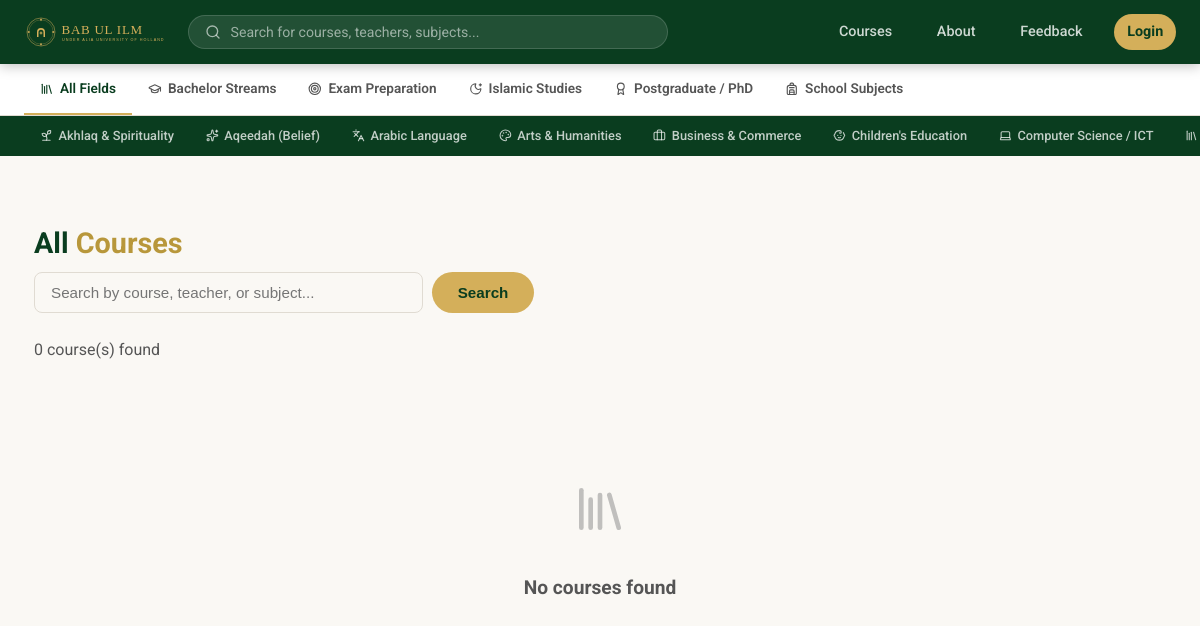
/courses.php, run on the app's committed database.
### tables this page shows
CREATE TABLE IF NOT EXISTS fields_of_study (
    id   INT UNSIGNED AUTO_INCREMENT PRIMARY KEY,
    name VARCHAR(100) NOT NULL,
    icon VARCHAR(30)
);

CREATE TABLE IF NOT EXISTS subjects (
    id                INT UNSIGNED AUTO_INCREMENT PRIMARY KEY,
    field_of_study_id INT UNSIGNED NULL,
    name              VARCHAR(100) NOT NULL,
    icon              VARCHAR(30),
    FOREIGN KEY (field_of_study_id) REFERENCES fields_of_study(id) ON DELETE SET NULL
);

### courses.php (the view, shortened to what this page needs)
<?php
require_once __DIR__ . '/db.php';
$user = auth();
$subjectId = (int) ($_GET['subject'] ?? 0);
$fieldId   = (int) ($_GET['field'] ?? 0);
$q = trim($_GET['q'] ?? '');
$fieldsOfStudy = $pdo->query('SELECT * FROM fields_of_study ORDER BY name')->fetchAll();
$subjects = $pdo->query(
    $fieldId > 0
        ? 'SELECT * FROM subjects WHERE field_of_study_id = ' . (int) $fieldId . ' ORDER BY name'
        : 'SELECT * FROM subjects ORDER BY name'
)->fetchAll();
$courseSelect = "c.*, COALESCE(u.display_name, u.name) AS teacher_name, s.name AS subject_name, s.icon AS subject_icon,
            (SELECT COUNT(*) FROM enrollments e WHERE e.course_id = c.id) AS student_count,
            (SELECT COUNT(*) FROM lessons l WHERE l.course_id = c.id) AS lesson_count,
            (SELECT COALESCE(SUM(duration_minutes),0) FROM lessons l WHERE l.course_id = c.id) AS total_minutes,
            (SELECT COUNT(*) FROM course_reviews r WHERE r.course_id = c.id) AS review_count,
            (SELECT COALESCE(AVG(rating),0) FROM course_reviews r WHERE r.course_id = c.id) AS avg_rating";
$sql = "SELECT $courseSelect
        FROM courses c
        JOIN users u ON u.id = c.teacher_id
        LEFT JOIN subjects s ON s.id = c.subject_id
        WHERE c.is_published = 1 AND c.moderation_status = 'approved'";
$params = [];
$sql .= ' ORDER BY c.created_at DESC';
$stmt = $pdo->prepare($sql);
$stmt->execute($params);
$courses = $stmt->fetchAll();
$rankedByStudents = $courses;
usort($rankedByStudents, fn($a, $b) => (int) $b['student_count'] - (int) $a['student_count']);
$bestsellerIds = array_column(array_filter(array_slice($rankedByStudents, 0, 3), fn($c) => (int) $c['student_count'] > 0), 'id');
?>
<!DOCTYPE html>
<html lang="en">
<head>
<link rel="stylesheet" href="style.css">
</head>
<body>
<nav class="navbar">
    <a class="nav-brand" href="index.php"><img src="assets/lockup-gold.svg" alt="<?= e(SITE_NAME) ?>" class="nav-logo"></a>
    <form class="nav-search" action="courses.php" method="get">
        <i data-lucide="search" class="lucide-icon"></i>
        <input type="text" name="q" placeholder="Search for courses, teachers, subjects..." value="<?= e($q) ?>">
    </form>
    <div class="nav-links">
        <a href="courses.php">Courses</a>
        <a href="about.php">About</a>
        <a href="feedback.php">Feedback</a>
        <?php if ($user): ?>
            <a href="chat.php">Messages</a>
            <?php if (($user['role'] ?? '') === 'teacher'): ?><a href="add-course.php">+ New Course</a><?php endif; ?>
            <div class="nav-account">
                <button class="nav-account-trigger" type="button" onclick="toggleAccountMenu(event)" aria-label="Account menu">
                    <?= renderAvatar($user) ?>
                    <i data-lucide="chevron-down" class="lucide-icon"></i>
                </button>
                <div class="nav-account-menu">
                    <div class="nav-account-header">
                        <?= renderAvatar($user) ?>
                        <div>
                            <div class="nav-account-name"><?= e(displayNameOf($user)) ?></div>
                            <div class="nav-account-email"><?= e($user['email']) ?></div>
                        </div>
                    </div>
                    <div class="nav-menu-divider"></div>
                    <a href="dashboard.php"><i data-lucide="layout-dashboard" class="lucide-icon"></i> Dashboard</a>
                    <a href="chat.php"><i data-lucide="message-circle" class="lucide-icon"></i> Messages</a>
                    <?php if (($user['role'] ?? '') === 'teacher'): ?><a href="add-course.php"><i data-lucide="plus" class="lucide-icon"></i> New Course</a><?php endif; ?>
                    <div class="nav-menu-divider"></div>
                    <a href="edit-profile.php"><i data-lucide="user-cog" class="lucide-icon"></i> Edit Profile</a>
                    <a href="activity-log.php"><i data-lucide="shield-check" class="lucide-icon"></i> Account Activity</a>
                    <?php if (($user['role'] ?? '') === 'admin'): ?><a href="admin.php"><i data-lucide="shield-check" class="lucide-icon"></i> Admin Panel</a><?php endif; ?>
                    <div class="nav-menu-divider"></div>
                    <a href="logout.php"><i data-lucide="log-out" class="lucide-icon"></i> Logout</a>
                </div>
            </div>
        <?php else: ?>
            <a href="login.php" class="nav-btn">Login</a>
        <?php endif; ?>
    </div>
</nav>
<nav class="category-nav">
    <a href="courses.php" class="<?= ($fieldId === 0 && $subjectId === 0) ? 'active' : '' ?>"><i data-lucide="library" class="lucide-icon"></i> All Fields</a>
    <?php foreach ($fieldsOfStudy as $f): ?>
        <a href="?field=<?= (int) $f['id'] ?>" class="<?= $fieldId === (int) $f['id'] ? 'active' : '' ?>"><?= catIcon($f['icon']) ?> <?= e($f['name']) ?></a>
    <?php endforeach; ?>
</nav>
<?php if ($subjects): ?>
<nav class="subcategory-nav">
    <?php foreach ($subjects as $s): ?>
        <a href="?<?= $fieldId ? 'field=' . (int) $fieldId . '&' : '' ?>subject=<?= (int) $s['id'] ?>" class="<?= $subjectId === (int) $s['id'] ? 'active' : '' ?>"><?= catIcon($s['icon']) ?> <?= e($s['name']) ?></a>
    <?php endforeach; ?>
</nav>
<?php endif; ?>
<div class="container section">
    <h2 class="section-title">All <span>Courses</span></h2>
    <form method="get" style="display:flex;gap:.6rem;margin-bottom:1.5rem;max-width:500px">
        <input type="text" name="q" class="form-control" placeholder="Search by course, teacher, or subject..." value="<?= e($q) ?>">
        <button type="submit" class="btn btn-primary">Search</button>
    </form>
    <p class="section-sub"><?= count($courses) ?> course(s) found</p>
    <?php if (!$courses): ?>
        <div class="empty-state"><div class="icon"><i data-lucide="library" class="lucide-icon"></i></div><h3>No courses found</h3></div>
    <?php else: ?>
    <div class="grid-3">
        <?php foreach ($courses as $c): ?><?= renderCourseCard($c, $bestsellerIds) ?><?php endforeach; ?>
    </div>
    <?php endif; ?>
</div>
</body>
</html>

### db.php (shortened to what this page needs)
<?php
function e(string $s): string {
    return htmlspecialchars($s, ENT_QUOTES, 'UTF-8');
}
function auth(): ?array {
    if (!isset($_SESSION['user'])) {
        return null;
    }
    return $_SESSION['user'];
}
function catIcon(?string $iconName): string {
    return '<i data-lucide="' . e($iconName ?: 'book-open') . '" class="lucide-icon"></i>';
}
    ?>

### style.css (style rules this page uses)
:root { --teal-deep: #083344; --teal-mid: #0e5272; --teal-light: #1a7a9e; --green-deep: #0a3d1f; --gold: #d4af5a; --gold-dark: #b8973b; --gold-light: #f0d78a; --cream: #faf8f4; --white: #ffffff; --text: #1a1a1a; --text-mid: #555; --text-light: #888; --border: #e0dbd2; --shadow: 0 1px 2px rgba(0,0,0,.30), 0 1px 3px 1px rgba(0,0,0,.15); --shadow-lg: 0 1px 3px rgba(0,0,0,.30), 0 4px 8px 3px rgba(0,0,0,.15); --radius-sm: 8px; --radius: 12px; --radius-lg: 16px; --radius-full: 999px; --transition: .2s cubic-bezier(.4,0,.2,1); }
*, *::before, *::after { box-sizing: border-box; margin: 0; padding: 0; }
body { font-family: 'Roboto', 'Segoe UI', system-ui, sans-serif; background: var(--cream); color: var(--text); line-height: 1.6; }
a { color: var(--teal-mid); text-decoration: none; }
img { max-width: 100%; height: auto; display: block; }
.navbar { background: var(--green-deep); padding: 0 1.5rem; display: flex; align-items: center; gap: 1.5rem; height: 64px; position: sticky; top: 0; z-index: 100; box-shadow: 0 2px 12px rgba(0,0,0,.25); }
.nav-brand { display: flex; align-items: center; gap: .5rem; flex-shrink: 0; }
.nav-search { flex: 1; max-width: 480px; display: flex; align-items: center; gap: .6rem; background: rgba(255,255,255,.1); border: 1.5px solid rgba(255,255,255,.15); border-radius: var(--radius-full); padding: .5rem 1rem; transition: var(--transition); }
.nav-search .lucide-icon { color: rgba(255,255,255,.6); flex-shrink: 0; }
.nav-search input { background: none; border: none; outline: none; color: var(--white); font-size: .88rem; flex: 1; min-width: 0; font-family: inherit; }
.nav-search input::placeholder { color: rgba(255,255,255,.55); }
.nav-logo { height: 40px; width: auto; display: block; }
.nav-links { display: flex; align-items: center; gap: 1.2rem; margin-left: auto; flex-shrink: 0; }
.nav-links a { color: rgba(255,255,255,.8); font-size: .9rem; font-weight: 500; padding: .4rem .8rem; border-radius: 6px; transition: var(--transition); }
.nav-btn { background: var(--gold) !important; color: var(--green-deep) !important; font-weight: 700 !important; border-radius: 20px !important; }
.lucide-icon { width: 1em; height: 1em; stroke: currentColor; stroke-width: 2; vertical-align: -0.125em; flex-shrink: 0; display: inline-block; }
.btn { display: inline-flex; align-items: center; gap: .4rem; padding: .7rem 1.6rem; border-radius: 25px; font-size: .95rem; font-weight: 600; cursor: pointer; border: none; transition: var(--transition); text-decoration: none; }
.btn-primary { background: var(--gold); color: var(--green-deep); }
.container { max-width: 1180px; margin: 0 auto; padding: 0 1.5rem; }
.section { padding-top: 4rem; padding-bottom: 4rem; }
.section-title { font-size: 1.8rem; font-weight: 700; color: var(--green-deep); margin-bottom: .4rem; }
.section-title span { color: var(--gold-dark); }
.section-sub { color: var(--text-mid); margin-bottom: 2.5rem; }
.category-nav { background: var(--white); border-bottom: 1px solid var(--border); display: flex; overflow-x: auto; scrollbar-width: none; padding: 0 1.5rem; position: sticky; top: 64px; z-index: 90; }
.category-nav a { display: flex; align-items: center; gap: .4rem; flex-shrink: 0; padding: .85rem 1rem; font-size: .85rem; font-weight: 600; color: var(--text-mid); border-bottom: 2.5px solid transparent; white-space: nowrap; transition: var(--transition); }
.category-nav a.active { color: var(--green-deep); border-bottom-color: var(--gold); }
.subcategory-nav { background: var(--green-deep); display: flex; overflow-x: auto; scrollbar-width: none; padding: 0 1.5rem; position: sticky; top: calc(64px + 49px); z-index: 89; }
.subcategory-nav a { display: flex; align-items: center; gap: .35rem; flex-shrink: 0; padding: .6rem 1rem; font-size: .8rem; font-weight: 500; color: rgba(255,255,255,.75); white-space: nowrap; transition: var(--transition); }
.form-control { width: 100%; padding: .7rem 1rem; border: 1.5px solid var(--border); border-radius: var(--radius-sm); font-size: .95rem; color: var(--text); background: var(--cream); outline: none; transition: var(--transition); }
.empty-state { text-align: center; padding: 4rem 1rem; color: var(--text-light); }
.empty-state .icon { font-size: 3.5rem; margin-bottom: 1rem; opacity: .5; }
.empty-state h3 { font-size: 1.2rem; color: var(--text-mid); margin-bottom: .5rem; }
.nav-brand { min-width: 0; overflow: hidden; text-overflow: ellipsis; white-space: nowrap; }

### data on the page
fields_of_study: name "Bachelor Streams"
fields_of_study: name "Exam Preparation"
fields_of_study: name "Islamic Studies"
fields_of_study: name "Postgraduate / PhD"
fields_of_study: name "School Subjects"
subjects: name "Akhlaq & Spirituality"
subjects: name "Aqeedah (Belief)"
subjects: name "Arabic Language"
subjects: name "Arts & Humanities"
subjects: name "Business & Commerce"
subjects: name "Children's Education"
subjects: name "Computer Science / ICT"

### other printed values
count($courses) "0"
